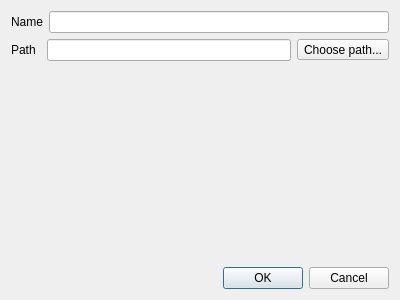
<?xml version="1.0" encoding="UTF-8"?>
<ui version="4.0">
 <class>ProjectConfigDialog</class>
 <widget class="QDialog" name="ProjectConfigDialog">
  <property name="geometry">
   <rect>
    <x>0</x>
    <y>0</y>
    <width>400</width>
    <height>300</height>
   </rect>
  </property>
  <property name="windowTitle">
   <string>Project Config</string>
  </property>
  <layout class="QVBoxLayout" name="verticalLayout">
   <item>
    <layout class="QHBoxLayout" name="horizontalLayout">
     <item>
      <widget class="QLabel" name="label">
       <property name="minimumSize">
        <size>
         <width>30</width>
         <height>0</height>
        </size>
       </property>
       <property name="text">
        <string>Name</string>
       </property>
      </widget>
     </item>
     <item>
      <widget class="QLineEdit" name="lineEditName"/>
     </item>
    </layout>
   </item>
   <item>
    <layout class="QHBoxLayout" name="horizontalLayout_2">
     <item>
      <widget class="QLabel" name="label_2">
       <property name="minimumSize">
        <size>
         <width>30</width>
         <height>0</height>
        </size>
       </property>
       <property name="text">
        <string>Path</string>
       </property>
      </widget>
     </item>
     <item>
      <widget class="QLineEdit" name="lineEditFile"/>
     </item>
     <item>
      <widget class="QToolButton" name="buttonChoosePath">
       <property name="text">
        <string>Choose path...</string>
       </property>
      </widget>
     </item>
    </layout>
   </item>
   <item>
    <spacer name="verticalSpacer">
     <property name="orientation">
      <enum>Qt::Vertical</enum>
     </property>
     <property name="sizeHint" stdset="0">
      <size>
       <width>20</width>
       <height>192</height>
      </size>
     </property>
    </spacer>
   </item>
   <item>
    <layout class="QHBoxLayout" name="horizontalLayout_3">
     <item>
      <spacer name="horizontalSpacer">
       <property name="orientation">
        <enum>Qt::Horizontal</enum>
       </property>
       <property name="sizeHint" stdset="0">
        <size>
         <width>40</width>
         <height>20</height>
        </size>
       </property>
      </spacer>
     </item>
     <item>
      <widget class="QPushButton" name="buttonOk">
       <property name="text">
        <string>OK</string>
       </property>
      </widget>
     </item>
     <item>
      <widget class="QPushButton" name="buttonCancel">
       <property name="text">
        <string>Cancel</string>
       </property>
      </widget>
     </item>
    </layout>
   </item>
  </layout>
 </widget>
 <resources/>
 <connections/>
</ui>
